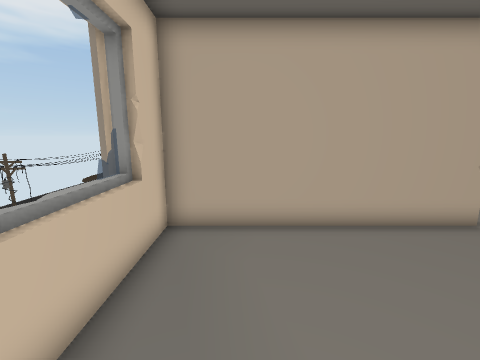
view 1 (above)

24 first-person views from a walk through a Unity game level. The camera is 1.3 m above the floor, tilts 10° down and sees 90° across. The floor is counted in squares, 0.5 m on a side. Each view is taken from the middle of a square. On the plan, view 1 faces up. The plan holds only what a view shows up to about 17 squares ahead; the rest is blank. The place goes on beyond the plan.

view 2
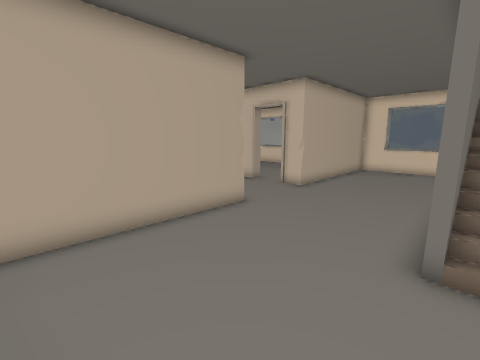

view 3
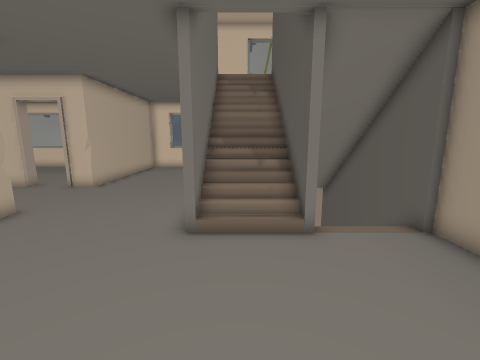

view 4
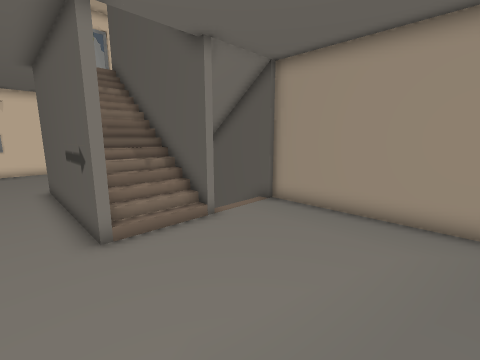

view 5
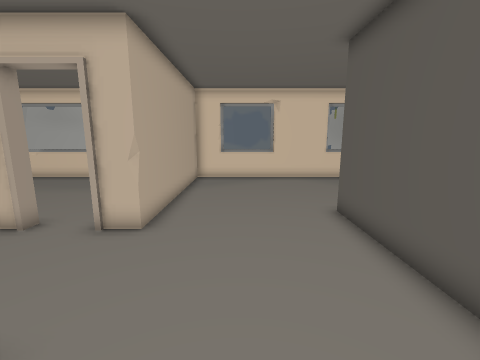

view 6
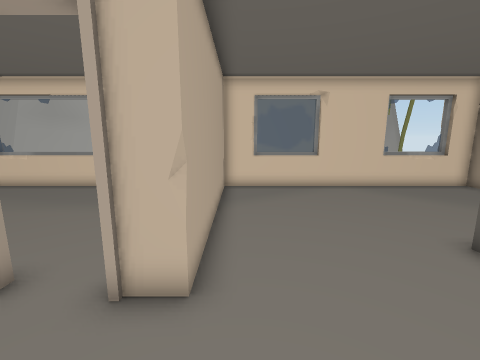

view 7
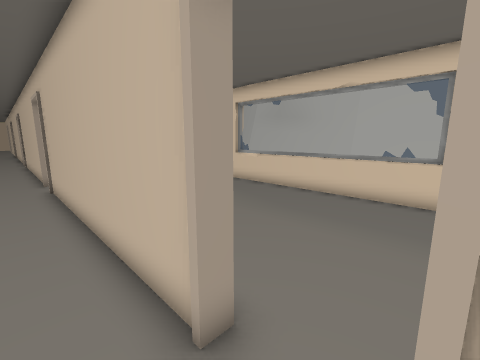

view 8
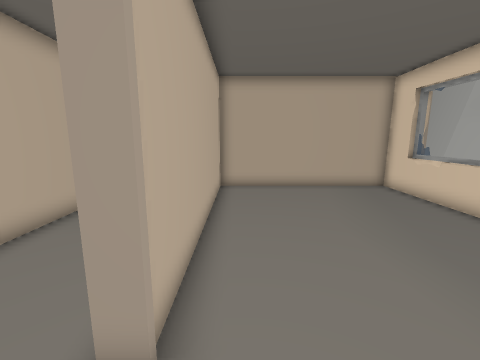

view 9
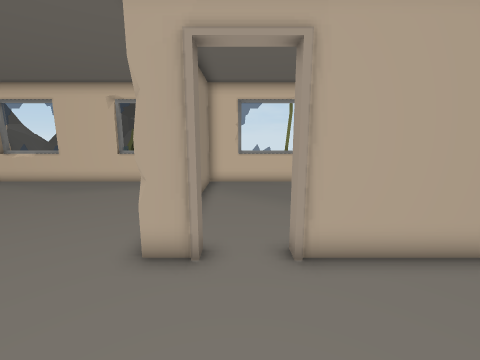

view 10
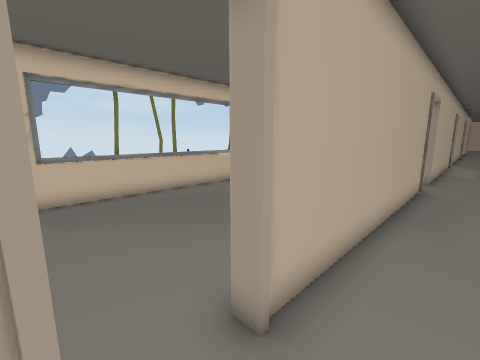

view 11
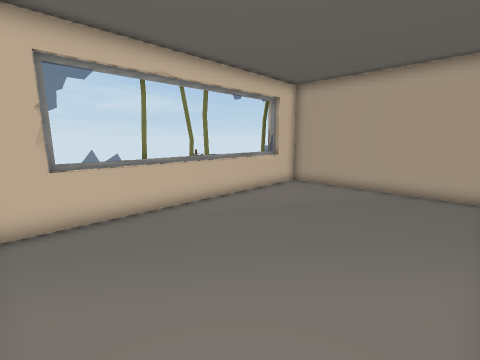

view 12
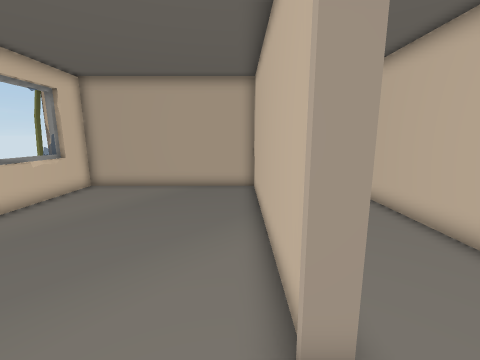

view 13
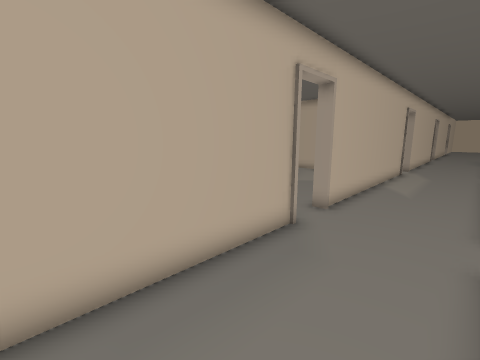

view 14
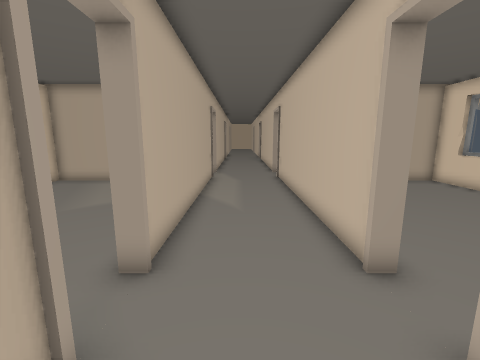

view 15
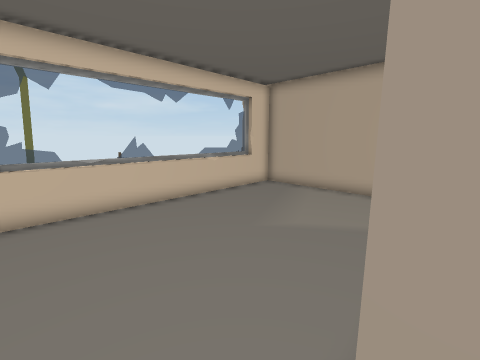

view 16
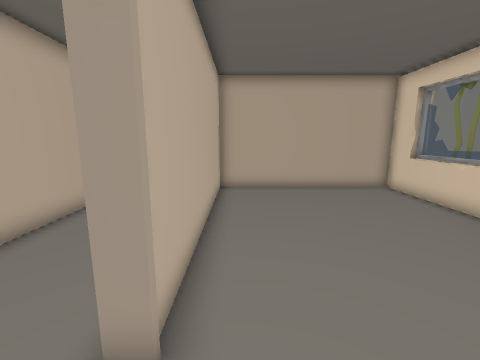

view 17
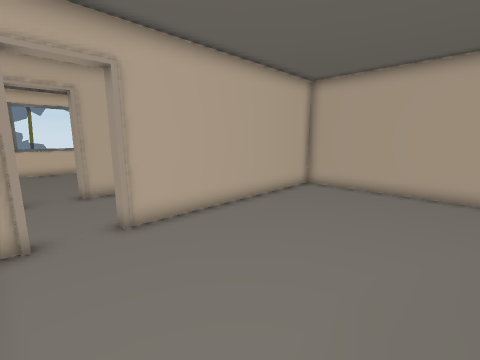

view 18
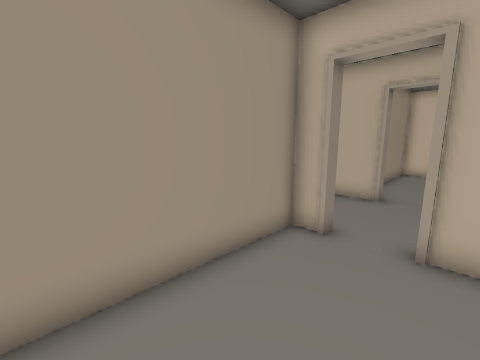

view 19
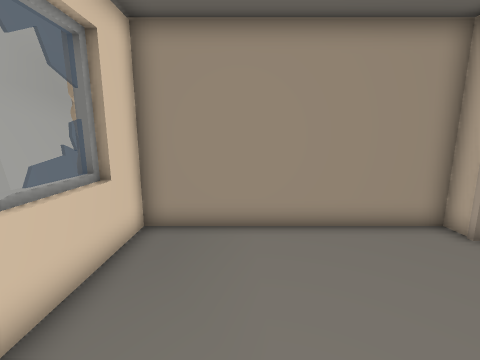

view 20
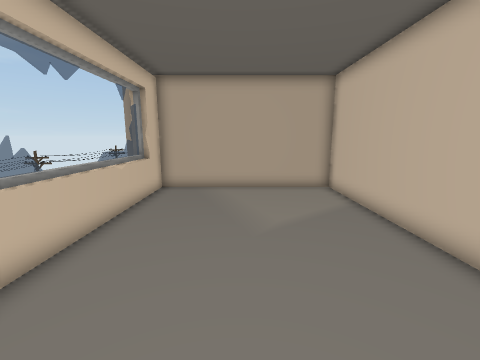

view 21
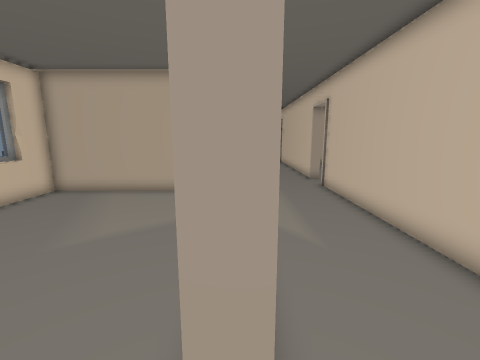

view 22
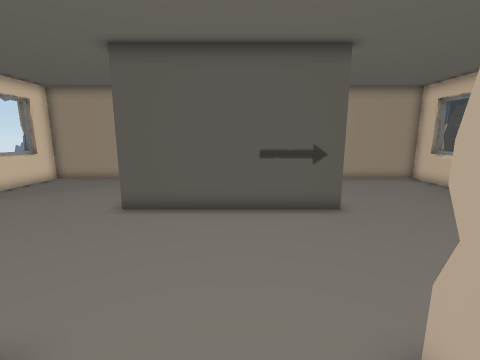

view 23
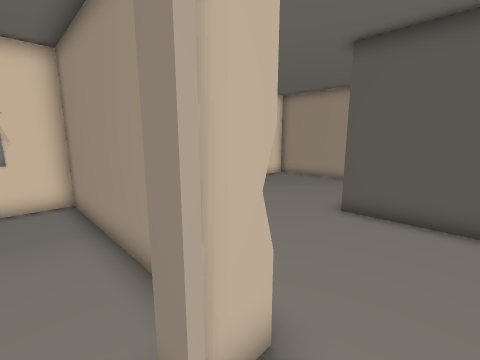

view 24
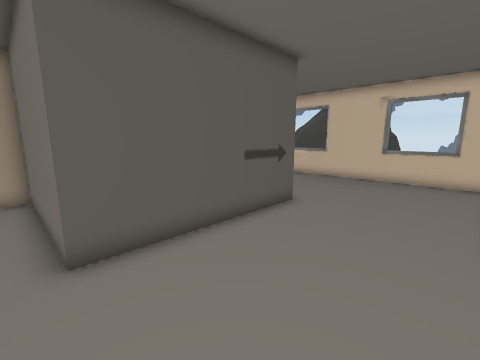

### Floor plan
Ten units are one square. View 1 is at (0, 0); x grows to the right and y downward. Boxes are objects, and circles mark ways between rooms. Rooms are numbered by the first view taken in them; rooms with no view inside come last. Other rooms are left out.
<svg viewBox="-29 -375 245 444">
<path fill="none" stroke="#000" d="M93 -2 53 -2 53 -5 133 -5 133 29M78 12 78 -2M68 29 68 -3M52 28 73 28 73 -2M53 31 53 15M71 -81 71 -68 -22 -68 -22 64 54 64M52 61 134 61M135 64 142 64M159 64 209 64 209 -68 116 -68 116 -81M-24 18 -24 51M211 52 211 17M63 6 63 -2M58 5 58 -2M58 29 58 15M-24 -52 -24 -19M211 -18 211 -51M-24 42 -22 47M208 48 210 43M141 -72 209 -72 209 -209 119 -209 119 -102 116 -102M211 -89 211 -194M116 -81 121 -81M209 -172 211 -176M211 -184 209 -189M68 -102 68 -209 -22 -209 -22 -72 10 -72M-24 -194 -24 -89M-22 -189 -24 -184M66 -222 71 -222 71 -102 68 -102M116 -243 116 -361M116 -102 116 -222M71 -361 71 -243 66 -243M66 -81 71 -81M209 -296 209 -346 119 -346 119 -243 116 -243M116 -222 119 -222 119 -212 209 -212 209 -245M211 -300 211 -331M210 -303 209 -308M211 -228 211 -250M68 -265 68 -346 -22 -346 -22 -212 22 -212M-21 -308 -23 -302M-24 -331 -24 -227"/>
<circle cx="95" cy="-75" r="3" fill="#2a7"/>
<circle cx="120" cy="-95" r="3" fill="#2a7"/>
<circle cx="70" cy="-95" r="3" fill="#2a7"/>
<circle cx="120" cy="-235" r="3" fill="#2a7"/>
<circle cx="70" cy="-235" r="3" fill="#2a7"/>
<text x="90" y="-20">1</text>
<text x="160" y="-140">2</text>
<text x="20" y="-140">3</text>
<text x="90" y="-230">4</text>
<text x="160" y="-280">5</text>
<text x="20" y="-280">6</text>
</svg>
Room 1 opens to room 4. Room 2 opens to room 4. Room 3 opens to room 4. Room 4 opens to room 5. Room 4 opens to room 6.

Where each view was taken, in squares from view 1:
view 1: 0 up, 0 right, facing up
view 2: 0 up, 0 right, facing up-right
view 3: 1 down, 1 left, facing right
view 4: 2 up, 1 left, facing down-right
view 5: 4 up, 5 right, facing right
view 6: 6 up, 8 right, facing right
view 7: 8 up, 10 right, facing up-right
view 8: 8 up, 13 right, facing up
view 9: 9 up, 12 right, facing left
view 10: 8 up, 9 right, facing up-left
view 11: 8 up, 6 right, facing up-left
view 12: 8 up, 6 right, facing up
view 13: 16 up, 11 right, facing up-left
view 14: 20 up, 9 right, facing up
view 15: 23 up, 7 right, facing up-left
view 16: 22 up, 13 right, facing up
view 17: 22 up, 19 right, facing up-left
view 18: 25 up, 18 right, facing down-left
view 19: 28 up, 18 right, facing down
view 20: 22 up, 2 right, facing up
view 21: 23 up, 7 right, facing up
view 22: 9 up, 9 right, facing down
view 23: 9 up, 10 right, facing down-right
view 24: 6 up, 14 right, facing down-left
